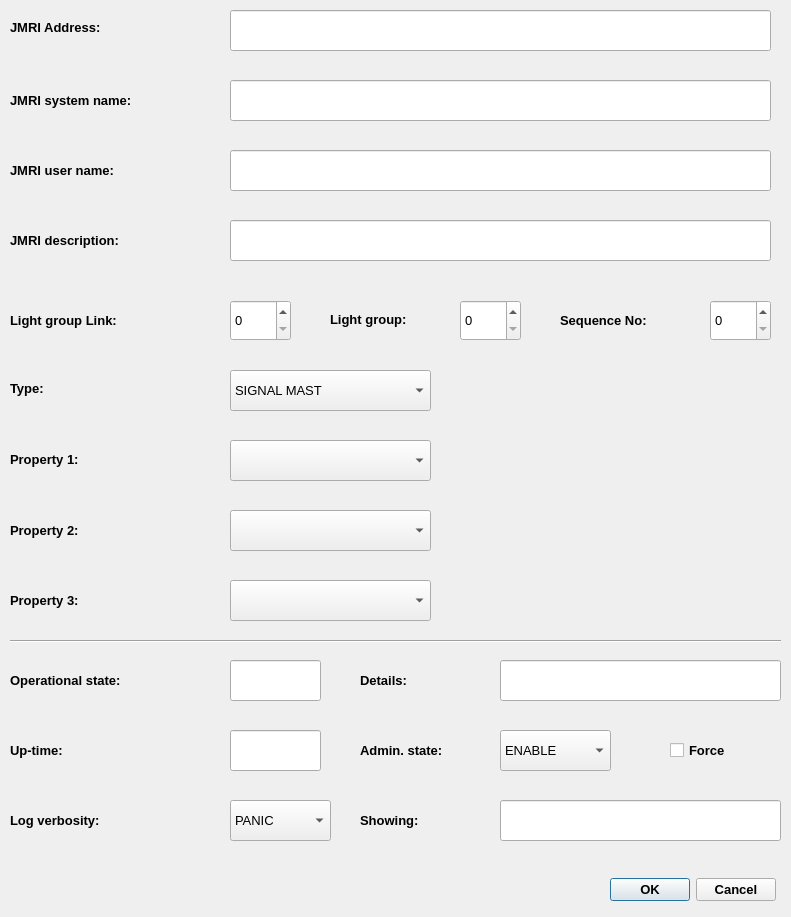
<?xml version="1.0" encoding="UTF-8"?>
<ui version="4.0">
 <class>lgDialog</class>
 <widget class="QDialog" name="lgDialog">
  <property name="geometry">
   <rect>
    <x>0</x>
    <y>0</y>
    <width>791</width>
    <height>917</height>
   </rect>
  </property>
  <property name="windowTitle">
   <string>Light group</string>
  </property>
  <property name="windowIcon">
   <iconset>
    <normaloff>../icons/traffic-light.png</normaloff>../icons/traffic-light.png</iconset>
  </property>
  <widget class="QLabel" name="label_2">
   <property name="geometry">
    <rect>
     <x>10</x>
     <y>300</y>
     <width>221</width>
     <height>41</height>
    </rect>
   </property>
   <property name="font">
    <font>
     <pointsize>10</pointsize>
     <weight>75</weight>
     <bold>true</bold>
    </font>
   </property>
   <property name="text">
    <string>Light group Link:</string>
   </property>
   <property name="wordWrap">
    <bool>true</bool>
   </property>
  </widget>
  <widget class="QComboBox" name="adminStateComboBox">
   <property name="geometry">
    <rect>
     <x>500</x>
     <y>730</y>
     <width>111</width>
     <height>41</height>
    </rect>
   </property>
   <property name="font">
    <font>
     <pointsize>10</pointsize>
    </font>
   </property>
   <item>
    <property name="text">
     <string>ENABLE</string>
    </property>
   </item>
   <item>
    <property name="text">
     <string>DISABLE</string>
    </property>
   </item>
  </widget>
  <widget class="QLabel" name="label_3">
   <property name="geometry">
    <rect>
     <x>360</x>
     <y>730</y>
     <width>141</width>
     <height>41</height>
    </rect>
   </property>
   <property name="font">
    <font>
     <pointsize>10</pointsize>
     <weight>75</weight>
     <bold>true</bold>
    </font>
   </property>
   <property name="text">
    <string>Admin. state:</string>
   </property>
   <property name="wordWrap">
    <bool>true</bool>
   </property>
  </widget>
  <widget class="QLabel" name="label_4">
   <property name="geometry">
    <rect>
     <x>10</x>
     <y>660</y>
     <width>221</width>
     <height>41</height>
    </rect>
   </property>
   <property name="font">
    <font>
     <pointsize>10</pointsize>
     <weight>75</weight>
     <bold>true</bold>
    </font>
   </property>
   <property name="text">
    <string>Operational state:</string>
   </property>
   <property name="wordWrap">
    <bool>true</bool>
   </property>
  </widget>
  <widget class="QLineEdit" name="opStateSummaryLineEdit">
   <property name="geometry">
    <rect>
     <x>230</x>
     <y>660</y>
     <width>91</width>
     <height>41</height>
    </rect>
   </property>
   <property name="font">
    <font>
     <pointsize>10</pointsize>
    </font>
   </property>
   <property name="text">
    <string/>
   </property>
   <property name="readOnly">
    <bool>true</bool>
   </property>
  </widget>
  <widget class="QCheckBox" name="adminStateForceCheckBox">
   <property name="geometry">
    <rect>
     <x>670</x>
     <y>730</y>
     <width>111</width>
     <height>41</height>
    </rect>
   </property>
   <property name="font">
    <font>
     <pointsize>10</pointsize>
     <weight>75</weight>
     <bold>true</bold>
    </font>
   </property>
   <property name="text">
    <string>Force</string>
   </property>
  </widget>
  <widget class="QLabel" name="label_5">
   <property name="geometry">
    <rect>
     <x>10</x>
     <y>730</y>
     <width>221</width>
     <height>41</height>
    </rect>
   </property>
   <property name="font">
    <font>
     <pointsize>10</pointsize>
     <weight>75</weight>
     <bold>true</bold>
    </font>
   </property>
   <property name="text">
    <string>Up-time:</string>
   </property>
  </widget>
  <widget class="QLineEdit" name="upTimeLineEdit">
   <property name="geometry">
    <rect>
     <x>230</x>
     <y>730</y>
     <width>91</width>
     <height>41</height>
    </rect>
   </property>
   <property name="font">
    <font>
     <pointsize>10</pointsize>
    </font>
   </property>
   <property name="text">
    <string/>
   </property>
   <property name="readOnly">
    <bool>true</bool>
   </property>
  </widget>
  <widget class="QDialogButtonBox" name="confirmButtonBox">
   <property name="geometry">
    <rect>
     <x>605</x>
     <y>874</y>
     <width>171</width>
     <height>31</height>
    </rect>
   </property>
   <property name="font">
    <font>
     <pointsize>10</pointsize>
     <weight>75</weight>
     <bold>true</bold>
    </font>
   </property>
   <property name="standardButtons">
    <set>QDialogButtonBox::Cancel|QDialogButtonBox::Ok</set>
   </property>
  </widget>
  <widget class="QLabel" name="label_9">
   <property name="geometry">
    <rect>
     <x>360</x>
     <y>660</y>
     <width>91</width>
     <height>41</height>
    </rect>
   </property>
   <property name="font">
    <font>
     <pointsize>10</pointsize>
     <weight>75</weight>
     <bold>true</bold>
    </font>
   </property>
   <property name="text">
    <string>Details:</string>
   </property>
  </widget>
  <widget class="QLineEdit" name="opStateDetailLineEdit">
   <property name="geometry">
    <rect>
     <x>500</x>
     <y>660</y>
     <width>281</width>
     <height>41</height>
    </rect>
   </property>
   <property name="font">
    <font>
     <pointsize>10</pointsize>
    </font>
   </property>
   <property name="text">
    <string/>
   </property>
   <property name="readOnly">
    <bool>true</bool>
   </property>
  </widget>
  <widget class="QLabel" name="label_10">
   <property name="geometry">
    <rect>
     <x>330</x>
     <y>299</y>
     <width>131</width>
     <height>41</height>
    </rect>
   </property>
   <property name="font">
    <font>
     <pointsize>10</pointsize>
     <weight>75</weight>
     <bold>true</bold>
    </font>
   </property>
   <property name="text">
    <string>Light group:</string>
   </property>
  </widget>
  <widget class="QLineEdit" name="JMRIAddrLineEdit">
   <property name="geometry">
    <rect>
     <x>230</x>
     <y>10</y>
     <width>541</width>
     <height>41</height>
    </rect>
   </property>
   <property name="font">
    <font>
     <pointsize>10</pointsize>
    </font>
   </property>
   <property name="text">
    <string/>
   </property>
   <property name="readOnly">
    <bool>true</bool>
   </property>
  </widget>
  <widget class="QLabel" name="label_11">
   <property name="geometry">
    <rect>
     <x>10</x>
     <y>7</y>
     <width>221</width>
     <height>41</height>
    </rect>
   </property>
   <property name="font">
    <font>
     <pointsize>10</pointsize>
     <weight>75</weight>
     <bold>true</bold>
    </font>
   </property>
   <property name="text">
    <string>JMRI Address:</string>
   </property>
  </widget>
  <widget class="QLabel" name="label_12">
   <property name="geometry">
    <rect>
     <x>560</x>
     <y>300</y>
     <width>151</width>
     <height>41</height>
    </rect>
   </property>
   <property name="font">
    <font>
     <pointsize>10</pointsize>
     <weight>75</weight>
     <bold>true</bold>
    </font>
   </property>
   <property name="text">
    <string>Sequence No:</string>
   </property>
  </widget>
  <widget class="QLabel" name="label_13">
   <property name="geometry">
    <rect>
     <x>10</x>
     <y>368</y>
     <width>221</width>
     <height>41</height>
    </rect>
   </property>
   <property name="font">
    <font>
     <pointsize>10</pointsize>
     <weight>75</weight>
     <bold>true</bold>
    </font>
   </property>
   <property name="text">
    <string>Type:</string>
   </property>
   <property name="wordWrap">
    <bool>true</bool>
   </property>
  </widget>
  <widget class="QLabel" name="label_14">
   <property name="geometry">
    <rect>
     <x>10</x>
     <y>80</y>
     <width>221</width>
     <height>41</height>
    </rect>
   </property>
   <property name="font">
    <font>
     <pointsize>10</pointsize>
     <weight>75</weight>
     <bold>true</bold>
    </font>
   </property>
   <property name="text">
    <string>JMRI system name:</string>
   </property>
   <property name="wordWrap">
    <bool>true</bool>
   </property>
  </widget>
  <widget class="QLineEdit" name="JMRISystemNameLineEdit">
   <property name="geometry">
    <rect>
     <x>230</x>
     <y>80</y>
     <width>541</width>
     <height>41</height>
    </rect>
   </property>
   <property name="font">
    <font>
     <pointsize>10</pointsize>
    </font>
   </property>
   <property name="text">
    <string/>
   </property>
   <property name="readOnly">
    <bool>false</bool>
   </property>
  </widget>
  <widget class="QLabel" name="label_15">
   <property name="geometry">
    <rect>
     <x>10</x>
     <y>150</y>
     <width>221</width>
     <height>41</height>
    </rect>
   </property>
   <property name="font">
    <font>
     <pointsize>10</pointsize>
     <weight>75</weight>
     <bold>true</bold>
    </font>
   </property>
   <property name="text">
    <string>JMRI user name:</string>
   </property>
   <property name="wordWrap">
    <bool>true</bool>
   </property>
  </widget>
  <widget class="QLineEdit" name="JMRIUserNameLineEdit">
   <property name="geometry">
    <rect>
     <x>230</x>
     <y>150</y>
     <width>541</width>
     <height>41</height>
    </rect>
   </property>
   <property name="font">
    <font>
     <pointsize>10</pointsize>
    </font>
   </property>
   <property name="text">
    <string/>
   </property>
   <property name="readOnly">
    <bool>false</bool>
   </property>
  </widget>
  <widget class="QLineEdit" name="lgShowingLineEdit">
   <property name="geometry">
    <rect>
     <x>500</x>
     <y>800</y>
     <width>281</width>
     <height>41</height>
    </rect>
   </property>
   <property name="font">
    <font>
     <pointsize>10</pointsize>
    </font>
   </property>
   <property name="text">
    <string/>
   </property>
   <property name="readOnly">
    <bool>true</bool>
   </property>
  </widget>
  <widget class="QLabel" name="label_7">
   <property name="geometry">
    <rect>
     <x>360</x>
     <y>800</y>
     <width>141</width>
     <height>41</height>
    </rect>
   </property>
   <property name="font">
    <font>
     <pointsize>10</pointsize>
     <weight>75</weight>
     <bold>true</bold>
    </font>
   </property>
   <property name="text">
    <string>Showing:</string>
   </property>
  </widget>
  <widget class="QLabel" name="label_16">
   <property name="geometry">
    <rect>
     <x>10</x>
     <y>220</y>
     <width>221</width>
     <height>41</height>
    </rect>
   </property>
   <property name="font">
    <font>
     <pointsize>10</pointsize>
     <weight>75</weight>
     <bold>true</bold>
    </font>
   </property>
   <property name="text">
    <string>JMRI description:</string>
   </property>
   <property name="wordWrap">
    <bool>true</bool>
   </property>
  </widget>
  <widget class="QLineEdit" name="descriptionLineEdit">
   <property name="geometry">
    <rect>
     <x>230</x>
     <y>220</y>
     <width>541</width>
     <height>41</height>
    </rect>
   </property>
   <property name="font">
    <font>
     <pointsize>10</pointsize>
    </font>
   </property>
   <property name="text">
    <string/>
   </property>
   <property name="readOnly">
    <bool>false</bool>
   </property>
  </widget>
  <widget class="QLabel" name="label_17">
   <property name="geometry">
    <rect>
     <x>10</x>
     <y>800</y>
     <width>221</width>
     <height>41</height>
    </rect>
   </property>
   <property name="font">
    <font>
     <pointsize>10</pointsize>
     <weight>75</weight>
     <bold>true</bold>
    </font>
   </property>
   <property name="text">
    <string>Log verbosity:</string>
   </property>
  </widget>
  <widget class="QComboBox" name="logVerbosityComboBox">
   <property name="geometry">
    <rect>
     <x>230</x>
     <y>800</y>
     <width>101</width>
     <height>41</height>
    </rect>
   </property>
   <property name="font">
    <font>
     <pointsize>10</pointsize>
    </font>
   </property>
   <item>
    <property name="text">
     <string>PANIC</string>
    </property>
   </item>
   <item>
    <property name="text">
     <string>ERROR</string>
    </property>
   </item>
   <item>
    <property name="text">
     <string>INFO</string>
    </property>
   </item>
   <item>
    <property name="text">
     <string>TERSE</string>
    </property>
   </item>
   <item>
    <property name="text">
     <string>VERBOSE</string>
    </property>
   </item>
  </widget>
  <widget class="QComboBox" name="lgTypeComboBox">
   <property name="geometry">
    <rect>
     <x>230</x>
     <y>370</y>
     <width>201</width>
     <height>41</height>
    </rect>
   </property>
   <property name="font">
    <font>
     <pointsize>10</pointsize>
    </font>
   </property>
   <item>
    <property name="text">
     <string>SIGNAL MAST</string>
    </property>
   </item>
   <item>
    <property name="text">
     <string>EMERGENCY</string>
    </property>
   </item>
   <item>
    <property name="text">
     <string>SEQUENCE LIGHT</string>
    </property>
   </item>
   <item>
    <property name="text">
     <string>WELDING</string>
    </property>
   </item>
   <item>
    <property name="text">
     <string>FLUOROCENT</string>
    </property>
   </item>
   <item>
    <property name="text">
     <string>FIRE PLACE</string>
    </property>
   </item>
   <item>
    <property name="text">
     <string>INDOOR LAMP</string>
    </property>
   </item>
   <item>
    <property name="text">
     <string>STREET LIGHT</string>
    </property>
   </item>
   <item>
    <property name="text">
     <string>TELEVISION</string>
    </property>
   </item>
   <item>
    <property name="text">
     <string>AMBIENT CLOCK</string>
    </property>
   </item>
  </widget>
  <widget class="QLabel" name="lgProperty1Label">
   <property name="geometry">
    <rect>
     <x>10</x>
     <y>439</y>
     <width>221</width>
     <height>41</height>
    </rect>
   </property>
   <property name="font">
    <font>
     <pointsize>10</pointsize>
     <weight>75</weight>
     <bold>true</bold>
    </font>
   </property>
   <property name="text">
    <string>Property 1:</string>
   </property>
   <property name="wordWrap">
    <bool>true</bool>
   </property>
  </widget>
  <widget class="QComboBox" name="lgProp1ComboBox">
   <property name="geometry">
    <rect>
     <x>230</x>
     <y>440</y>
     <width>201</width>
     <height>41</height>
    </rect>
   </property>
   <property name="font">
    <font>
     <pointsize>10</pointsize>
    </font>
   </property>
  </widget>
  <widget class="QLabel" name="lgProperty2Label">
   <property name="geometry">
    <rect>
     <x>10</x>
     <y>510</y>
     <width>221</width>
     <height>41</height>
    </rect>
   </property>
   <property name="font">
    <font>
     <pointsize>10</pointsize>
     <weight>75</weight>
     <bold>true</bold>
    </font>
   </property>
   <property name="text">
    <string>Property 2:</string>
   </property>
   <property name="wordWrap">
    <bool>true</bool>
   </property>
  </widget>
  <widget class="QComboBox" name="lgProp2ComboBox">
   <property name="geometry">
    <rect>
     <x>230</x>
     <y>510</y>
     <width>201</width>
     <height>41</height>
    </rect>
   </property>
   <property name="font">
    <font>
     <pointsize>10</pointsize>
    </font>
   </property>
  </widget>
  <widget class="QLabel" name="lgProperty3Label">
   <property name="geometry">
    <rect>
     <x>10</x>
     <y>580</y>
     <width>221</width>
     <height>41</height>
    </rect>
   </property>
   <property name="font">
    <font>
     <pointsize>10</pointsize>
     <weight>75</weight>
     <bold>true</bold>
    </font>
   </property>
   <property name="text">
    <string>Property 3:</string>
   </property>
   <property name="wordWrap">
    <bool>true</bool>
   </property>
  </widget>
  <widget class="QComboBox" name="lgProp3ComboBox">
   <property name="geometry">
    <rect>
     <x>230</x>
     <y>580</y>
     <width>201</width>
     <height>41</height>
    </rect>
   </property>
   <property name="font">
    <font>
     <pointsize>10</pointsize>
    </font>
   </property>
  </widget>
  <widget class="Line" name="line">
   <property name="geometry">
    <rect>
     <x>10</x>
     <y>616</y>
     <width>771</width>
     <height>51</height>
    </rect>
   </property>
   <property name="orientation">
    <enum>Qt::Horizontal</enum>
   </property>
  </widget>
  <widget class="QSpinBox" name="lgSeqSpinBox">
   <property name="geometry">
    <rect>
     <x>710</x>
     <y>300</y>
     <width>61</width>
     <height>41</height>
    </rect>
   </property>
   <property name="font">
    <font>
     <pointsize>10</pointsize>
    </font>
   </property>
  </widget>
  <widget class="QSpinBox" name="lgSpinBox">
   <property name="geometry">
    <rect>
     <x>460</x>
     <y>300</y>
     <width>61</width>
     <height>41</height>
    </rect>
   </property>
   <property name="font">
    <font>
     <pointsize>10</pointsize>
    </font>
   </property>
  </widget>
  <widget class="QSpinBox" name="lgLinkSpinBox">
   <property name="geometry">
    <rect>
     <x>230</x>
     <y>300</y>
     <width>61</width>
     <height>41</height>
    </rect>
   </property>
   <property name="font">
    <font>
     <pointsize>10</pointsize>
    </font>
   </property>
  </widget>
 </widget>
 <resources/>
 <connections/>
</ui>
